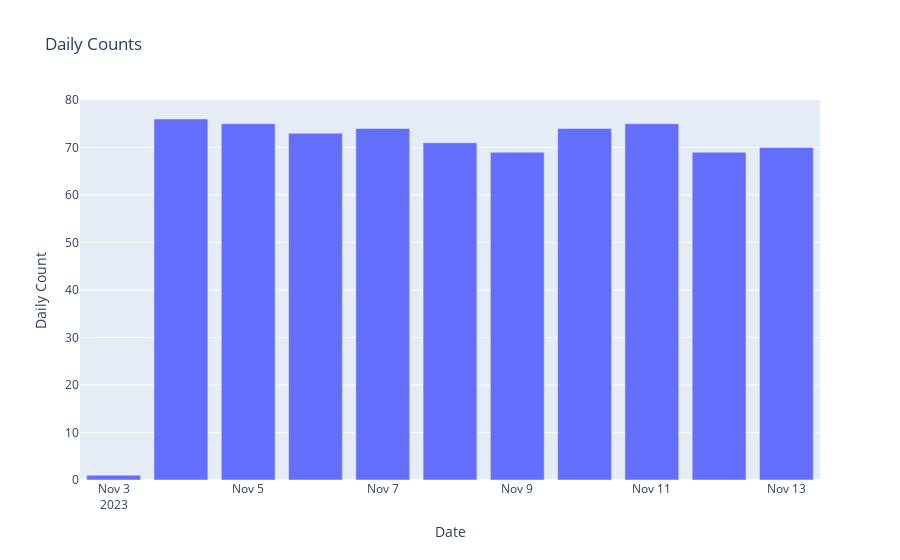

This figure's notebook cell:
### Code cell
import plotly.express as px

# Create a bar chart using Plotly Express
fig = px.bar(
    df,
    x="Timestamp",
    y="Count",
    title="Daily Counts",
    labels={"Count": "Total Records", "Timestamp": "Date"},
)

# Show the plot
fig.show()

### Figure 1 — Plotly figure (JSON) as saved in the notebook; plotly's stock layout.template omitted (floating-point values rounded to 4 significant figures)
{"data": [{"alignmentgroup": "True", "hovertemplate": "Date=%{x}<br>Daily Count=%{y}<extra></extra>", "legendgroup": "", "marker": {"color": "#636efa", "pattern": {"shape": ""}}, "name": "", "offsetgroup": "", "orientation": "v", "showlegend": false, "textposition": "auto", "type": "bar", "x": ["2023-11-03", "2023-11-04", "2023-11-05", "2023-11-06", "2023-11-07", "2023-11-08", "2023-11-09", "2023-11-10", "2023-11-11", "2023-11-12", "2023-11-13"], "xaxis": "x", "y": [1, 76, 75, 73, 74, 71, 69, 74, 75, 69, 70], "yaxis": "y"}], "layout": {"barmode": "relative", "legend": {"tracegroupgap": 0}, "title": {"text": "Daily Counts"}, "xaxis": {"anchor": "y", "domain": [0, 1], "title": {"text": "Date"}}, "yaxis": {"anchor": "x", "domain": [0, 1], "title": {"text": "Daily Count"}}}}
